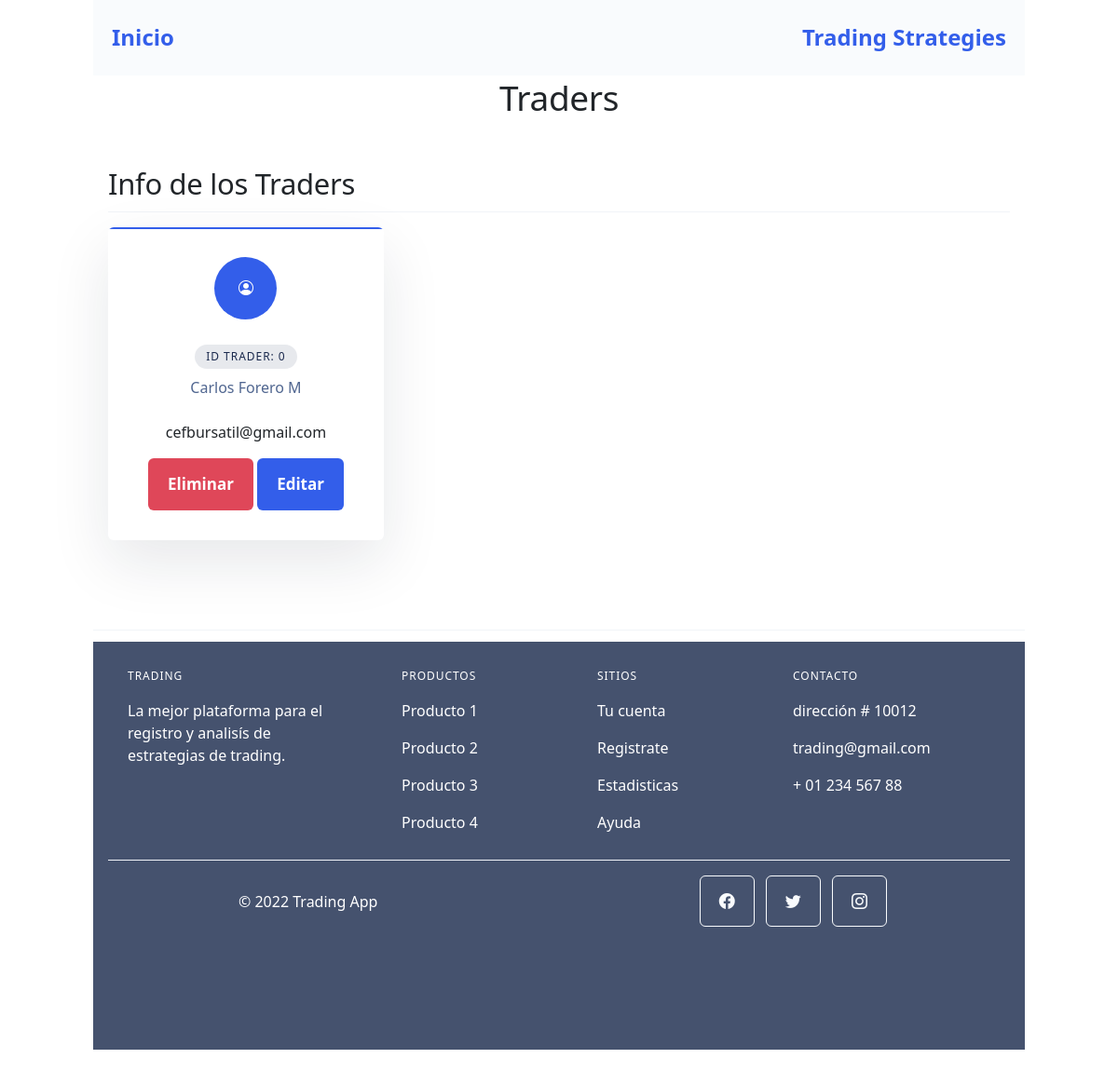
Before: /AppInvest/Usuarios with the older database file.
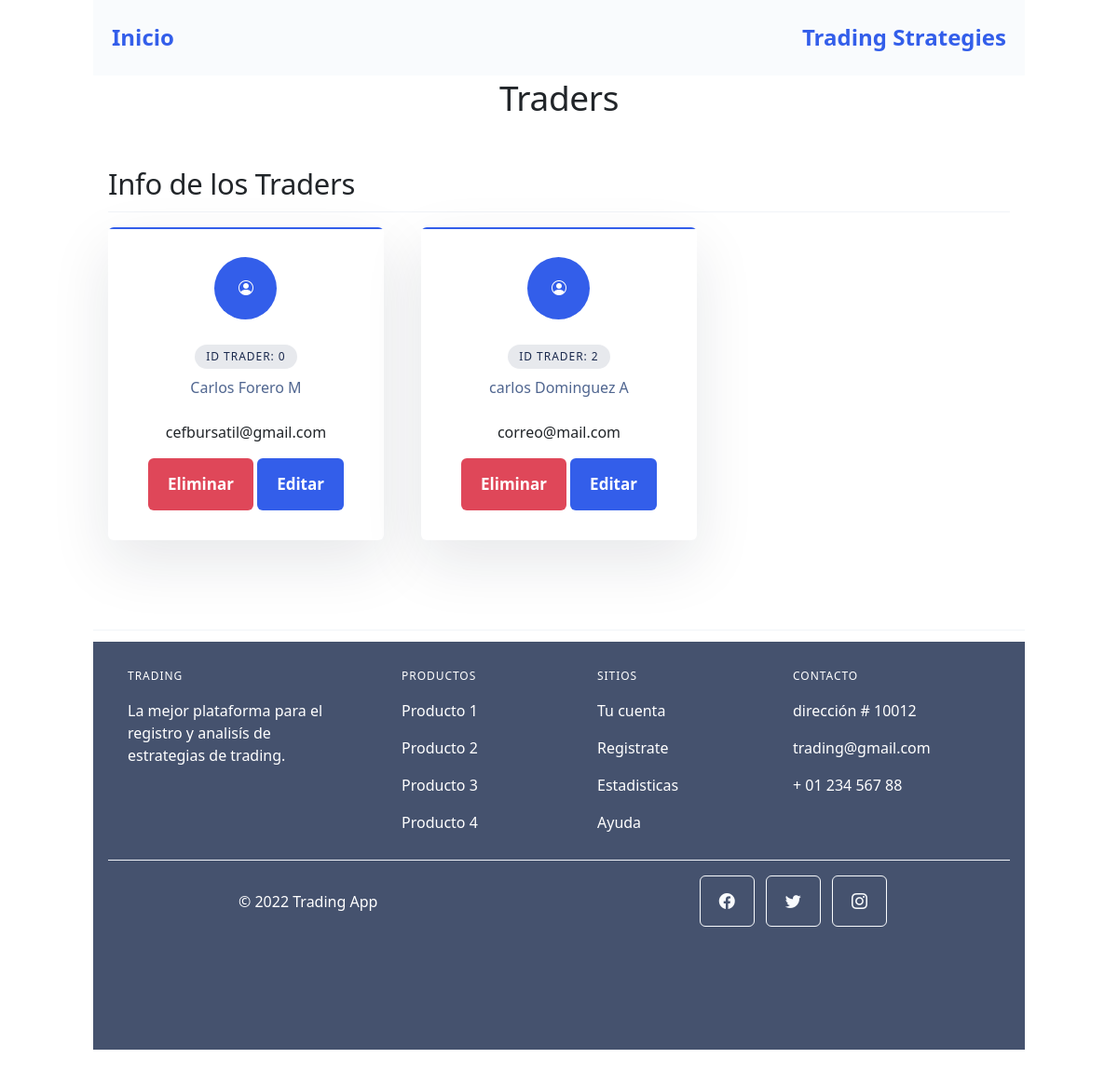
After: the same page with the newer database file.
### AppInvest/models.py (models this page shows, shortened)
class Traders(models.Model):
    idTrader=models.IntegerField()
    nombre= models.CharField(max_length=30)
    apellido= models.CharField(max_length=30)
    email= models.EmailField()

### AppInvest/views.py (the view)
# urls.py: path('Usuarios', views.listTraders, name="Usuarios"),
def listTraders(request):
      traders = Traders.objects.all()
      contexto= {"traders":traders}
      return render(request, "AppInvest/list_traders.html", contexto)

### AppInvest/templates/AppInvest/list_traders.html (shortened to what this page needs)
{% extends "AppInvest/padre.html" %}
{% load static %}
{% block pageTitle %}
Traders
{% endblock %}
{% block contenidoQueCambia %}
<main class="container">
    <div class="container px-4 py-5" id="featured-3">
        <h2 class="pb-2 border-bottom">Info de los Traders</h2>
        <div class="row">
            {% for p in traders %}
            <div class="col-12 col-md-6 col-lg-4">
                <div class="card card-border border-primary shadow-lg mb-6 mb-md-8 lift lift-lg">
                    <div class="card-body text-center">
                        <div class="icon-circle bg-primary text-white mb-5">
                            <i class="bi bi-person-circle"></i>
                        </div>
                        <h4 class="fw-bold">
                            <span class="badge rounded-pill bg-dark-soft">
                                <span class="h6 text-uppercase">
                                    ID Trader: {{p.idTrader}}
                                </span>
                            </span>
                        </h4>
                        <p class="text-gray-700 mb-5">
                            {{p.nombre}} {{p.apellido}}
                        </p>
                        <p>{{p.email}}</p>
                        <div class="col-auto">
                            <a href="{% url 'EliminarTrader' p.id %}">
                                <button class="btn btn-danger text-white">
                                    Eliminar
                                </button>
                            </a>
                            <a href="{% url 'EditarTrader' p.id %}">
                                <button class="btn btn-primary lift">
                                    Editar
                                </button>
                            </a>
                        </div>
                    </div>
                </div>
            </div>
            {% endfor %}
        </div>
    </div>
</main>
{% endblock %}

### AppInvest/templates/AppInvest/padre.html (shortened to what this page needs)
<!DOCTYPE html>
<html lang="en">
<head>
    {% load static %}
    <link href="https://cdn.jsdelivr.net/npm/bootstrap-icons@1.5.0/font/bootstrap-icons.css" rel="stylesheet" type="text/css" />
    <link href="{%static 'AppInvest/css/bootstrap.min.css' %}" rel="stylesheet" />
    <link href="{%static 'AppInvest/css/bootstrap-icons.css' %}" rel="stylesheet" />
    <link href="{%static 'AppInvest/css/style.css' %}" rel="stylesheet" />
</head>
<body>
    <div class="container">
        <nav class="navbar navbar-light bg-light static-top">
            <div class="container">
                <a class="navbar-brand" href="{% url 'Inicio' %}">Inicio</a>
                <a class="navbar-brand" href="{% url 'TradingStrategies' %}">Trading Strategies</a>
            </div>
        </nav>
        <header class="masthead">
            <div class="container position-relative">
                <div class="row justify-content-center">
                    <div class="col-xl-6">
                        <div class="text-center">
                            <h1 class="mb-5">
                                {% block pageTitle %}
                                {% endblock %}
                            </h1>
                        </div>
                    </div>
                </div>
            </div>
        </header>
    </div>
    {% block contenidoQueCambia %}
    {% endblock %}
    <div class="container my-5">
        <hr class="my-3">
        <footer class="text-center text-lg-start text-white" style="background-color: #45526e">
            <div class="container p-4 pb-0">
                <section class="">
                    <div class="row">
                        <div class="col-md-3 col-lg-3 col-xl-3 mx-auto mt-3">
                            <h6 class="text-uppercase mb-4 font-weight-bold">
                                Trading
                            </h6>
                            <p>
                                La mejor plataforma para el registro y analisís de estrategias de trading.
                            </p>
                        </div>
                        <div class="col-md-2 col-lg-2 col-xl-2 mx-auto mt-3">
                            <h6 class="text-uppercase mb-4 font-weight-bold">Productos</h6>
                            <p>
                                <a class="text-white">Producto 1</a>
                            </p>
                            <p>
                                <a class="text-white">Producto 2</a>
                            </p>
                            <p>
                                <a class="text-white">Producto 3</a>
                            </p>
                            <p>
                                <a class="text-white">Producto 4</a>
                            </p>
                        </div>
                        <div class="col-md-3 col-lg-2 col-xl-2 mx-auto mt-3">
                            <h6 class="text-uppercase mb-4 font-weight-bold">
                                Sitios
                            </h6>
                            <p>
                                <a class="text-white">Tu cuenta</a>
                            </p>
                            <p>
                                <a class="text-white" href="{% url 'Traders' %}">Registrate</a>
                            </p>
                            <p>
                                <a class="text-white">Estadisticas</a>
                            </p>
                            <p>
                                <a class="text-white">Ayuda</a>
                            </p>
                        </div>
                        <div class="col-md-4 col-lg-3 col-xl-3 mx-auto mt-3">
                            <h6 class="text-uppercase mb-4 font-weight-bold">Contacto</h6>
                            <p> dirección # 10012</p>
                            <p> trading@gmail.com</p>
                            <p> + 01 234 567 88</p>
                        </div>
                    </div>
                </section>
                <hr class="my-3">
                <section class="p-12 pt-0">
                    <div class="row d-flex align-items-center">
                        <div class="col-md-7 col-lg-8 text-center text-md-start">
                            <div class="p-3">
                                &copy; 2022
                                <a class="text-white" href="{% url 'Inicio' %}">Trading App</a>
                            </div>
                        </div>
                        <div class="col-md-5 col-lg-4 ml-lg-0 text-center text-md-end">
                            <a class="btn btn-outline-light btn-floating m-1" class="text-white" role="button"><i class="fab bi-facebook"></i></a>
                            <a class="btn btn-outline-light btn-floating m-1" class="text-white" role="button"><i class="fab bi-twitter"></i></a>
                            <a class="btn btn-outline-light btn-floating m-1" class="text-white" role="button"><i class="fab bi-instagram"></i></a>
                        </div>
                    </div>
                </section>
            </div>
        </footer>
    </div>
</body>
</html>

Changed rows visible on the page:
added Traders: idTrader "2", nombre "carlos", apellido "Dominguez A", email "correo@mail.com"
